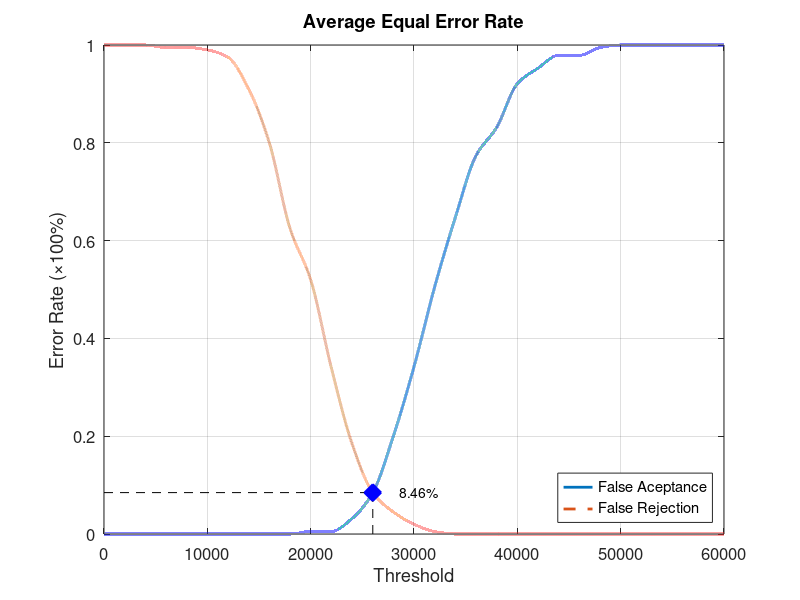
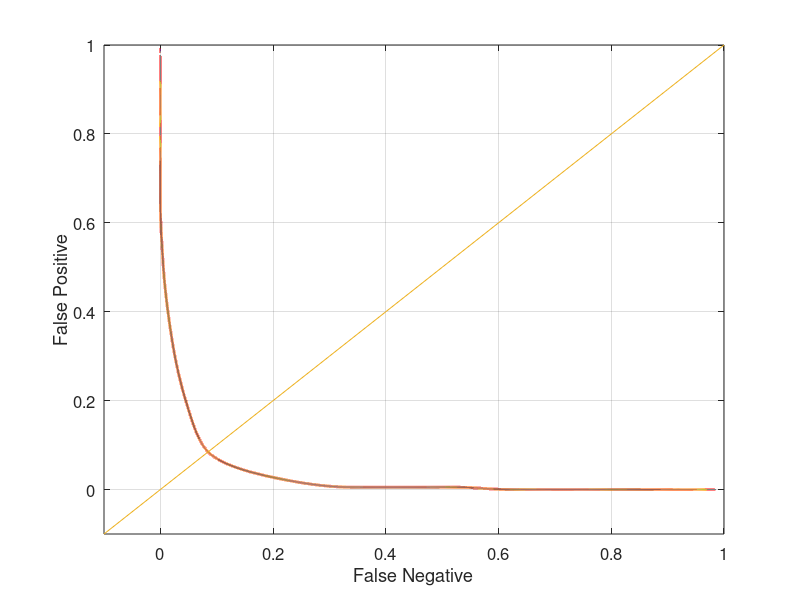

MATLAB code for these plots, in order:
function yEER = Database1_3
close all;
clear;
clc;
x = 0:2000:60000;
xq = 0:0.5:60000;

y0 = [0 0 0 0 0 0 0 0 0 0 0.00526316 0.00526316 0.0315789 0.0842105 0.2 0.342105 0.505263 0.647368 0.773684 0.831579 0.921053 0.952632 0.978947 0.978947 0.994737 1 1 1 1 1 1];
yy0 = interp1(x, y0, xq, 'pchip');
y1 = [1 1 1 0.995 0.995 0.99 0.975 0.91 0.8 0.625 0.52 0.34 0.185 0.085 0.045 0.02 0.005 0 0 0 0 0 0 0 0 0 0 0 0 0 0];
yy1 = interp1(x, y1, xq, 'pchip');

% Calculating EER: 
y2 = abs(y0 - y1);
find(y2 == min(y2))
yy2 = abs(yy0 - yy1);
xEER = find(yy2 == min(yy2));
xEERIndex = xq(xEER) % X-axis EER
yEER = yy0(xEER) % Y-axis EER

main = figure
plot(xq, yy0,'-','LineWidth', 2);	hold on
plot(xq, yy1,'--','LineWidth', 2);	hold on
plot([xEERIndex xEERIndex], [0 yEER], 'k--');	hold on
plot([0 xEERIndex], [yEER yEER], 'k--');	hold on
plot(xEERIndex, yEER, 'bx', 'LineWidth', 10);	hold on
text(xEERIndex + 10 * xEERIndex / 100, yEER, [num2str(round((10000 * yEER)) / 100) '%'])
legend('False Aceptance', 'False Rejection', 'Location', 'SouthEast')
xlabel('Threshold')
ylabel('Error Rate (\times100%)')
title('Average Equal Error Rate')
set(gca, 'FontSize', 12)
axis([0 60000 0 1])
grid on

print(main, 'Database1_3Main', '-dpng');
FNRxFPR = figure('Color', [1 1 1]);
plot(yy1, yy0, '-', yy1, yy0, 'LineWidth', 2);
hold on
y = -0.1:0.1:1
plot(y, y); 
set(gca, 'FontSize', 12)
xlabel('False Negative')
ylabel('False Positive')
axis([-0.1 1 -0.1 1])
set(gca, 'FontSize', 12)
grid on

print(FNRxFPR, 'Database1_3FNRxFPR','-dpng');
end
